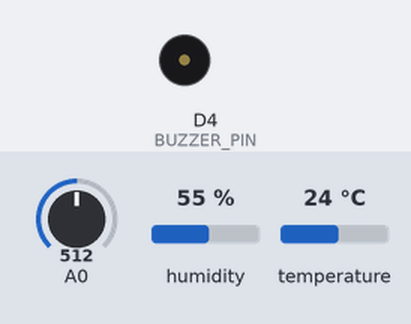
Recording of a sketch running on a simulated ESP8266 (NodeMCU). On the bench: buzzer (waves = sounding, pin HIGH). Inputs (shaded band) come from the test bench; at power-on: humidity 55 %, A0 = 512, temperature 24 °C. WiFi joins after 1.5 s; servers stay silent unless stated; what the sketch prints to the serial monitor is not drawn.

Above: at 2.7 s.
2.8 s: humidity set to 89 %
9.1 s: humidity set to 92 %
At 13.8 s:
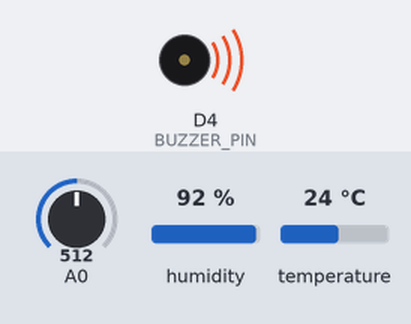
15.4 s: humidity set to 22 %
At 19.0 s:
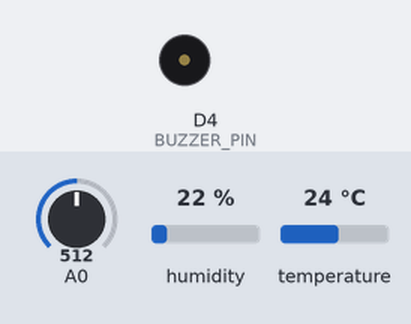
21.7 s: humidity set to 91 %
At 25.3 s:
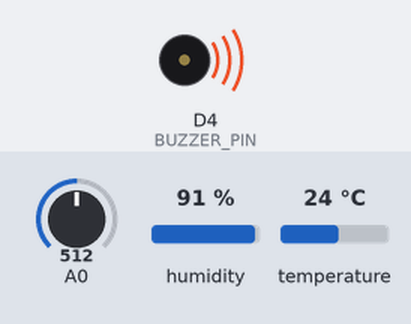
Timing chart, 0 to 26.8 s (numbered marks = the images above; inputs shaded):
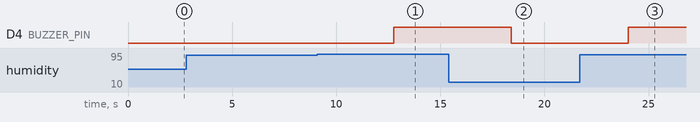

The sketch:

project.ino
```cpp
#include <ESP8266WiFi.h>
#include <FirebaseESP8266.h>
#include <DHT.h>

// Firebase config
#define FIREBASE_HOST "coal-project-5e6db-default-rtdb.asia-southeast1.firebasedatabase.app"
#define FIREBASE_AUTH "nDwKqzGeQJjcLP98Kq3xt8Ib4ascTwQ4mXusBqi"

// Wi-Fi credentials
#define WIFI_SSID "harsha"
#define WIFI_PASSWORD "93****"

// DHT Sensor setup
#define DHTPIN D2
#define DHTTYPE DHT11

DHT dht(DHTPIN, DHTTYPE);

FirebaseData firebaseData;
FirebaseConfig firebaseConfig;
FirebaseAuth firebaseAuth;

// Buzzer setup
#define BUZZER_PIN D4

void setup() {
  Serial.begin(115200);
  dht.begin();

  // Setup buzzer pin
  pinMode(BUZZER_PIN, OUTPUT);
  digitalWrite(BUZZER_PIN, LOW);

  // Connect to Wi-Fi
  WiFi.begin(WIFI_SSID, WIFI_PASSWORD);
  Serial.print("Connecting to Wi-Fi");
  while (WiFi.status() != WL_CONNECTED) {
    delay(500);
    Serial.print(".");
  }
  Serial.println();
  Serial.println("Connected to Wi-Fi");

  // Configure Firebase
  firebaseConfig.host = FIREBASE_HOST;
  firebaseConfig.signer.tokens.legacy_token = FIREBASE_AUTH;

  Firebase.begin(&firebaseConfig, &firebaseAuth);
  Firebase.reconnectWiFi(true);

  Serial.println("Connected to Firebase");
}

void loop() {
  float h = dht.readHumidity();
  float t = dht.readTemperature();

  // Example threshold values, adjust as necessary
  int gasValue = analogRead(A0);
  bool buzzerState = (t > 38 || h > 90 || gasValue > 900);

  // Control the buzzer
  if (buzzerState) {
    digitalWrite(BUZZER_PIN, HIGH); // Turn buzzer ON
  } else {
    digitalWrite(BUZZER_PIN, LOW);  // Turn buzzer OFF
  }

  // Print sensor values to Serial Monitor
  Serial.print("Temperature: ");
  Serial.print(t);
  Serial.print(" °C, Humidity: ");
  Serial.print(h);
  Serial.print(" %, Gas: ");
  Serial.print(gasValue);
  Serial.print(", Buzzer: ");
  Serial.println(buzzerState ? "ON" : "OFF");

  // Send data to Firebase with retry logic
  bool success = false;
  int retryCount = 3;
  String path = "/blocks/block1/node1";

  for (int i = 0; i < retryCount; i++) {
    if (Firebase.setFloat(firebaseData, path + "/temp", t) &&
        Firebase.setFloat(firebaseData, path + "/humi", h) &&
        Firebase.setInt(firebaseData, path + "/gas", gasValue) &&
        Firebase.setBool(firebaseData, path + "/buzzer", buzzerState)) {
      success = true;
      break;
    } else {
      Serial.println("Failed to send data, retrying...");
      Serial.println("Error: " + firebaseData.errorReason());
      delay(2000); // Wait 2 seconds before retrying
    }
  }

  if (success) {
    Serial.println("Data sent successfully");
  } else {
    Serial.println("Failed to send data after retries");
  }

  delay(5000); // 5 seconds delay between requests
}
```

Measured:
- the behaviour switches between 90 and 91 % on humidity (found by bisection; images 0 and 1)
- after the input at 2.8 s, every drawn part: stays the same
- after the input at 9.1 s, D4 (BUZZER_PIN): LOW → HIGH after 3.7 s
- after the input at 15.4 s, D4 (BUZZER_PIN): HIGH → LOW after 3.0 s
- after the input at 21.7 s, D4 (BUZZER_PIN): LOW → HIGH after 2.3 s
